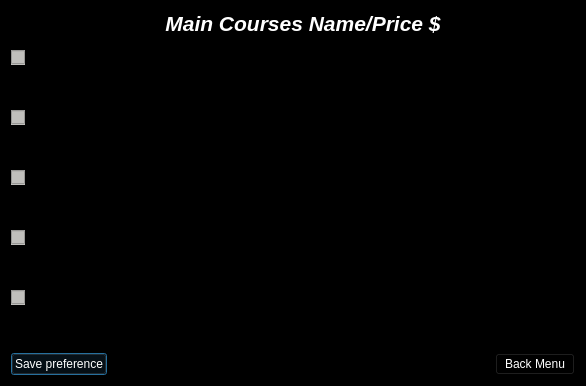
<?xml version="1.0" encoding="UTF-8"?>
<ui version="4.0">
 <class>main_courses</class>
 <widget class="QDialog" name="main_courses">
  <property name="geometry">
   <rect>
    <x>0</x>
    <y>0</y>
    <width>586</width>
    <height>386</height>
   </rect>
  </property>
  <property name="minimumSize">
   <size>
    <width>586</width>
    <height>386</height>
   </size>
  </property>
  <property name="maximumSize">
   <size>
    <width>700</width>
    <height>386</height>
   </size>
  </property>
  <property name="windowTitle">
   <string>Main Courses Menu</string>
  </property>
  <property name="windowIcon">
   <iconset theme="network-workgroup"/>
  </property>
  <property name="styleSheet">
   <string notr="true">background-color: rgb(0, 0, 0);
color: rgb(255, 255, 255);</string>
  </property>
  <layout class="QHBoxLayout" name="horizontalLayout_3">
   <item>
    <layout class="QVBoxLayout" name="verticalLayout_3">
     <item>
      <layout class="QHBoxLayout" name="horizontalLayout_2">
       <item>
        <layout class="QVBoxLayout" name="verticalLayout_2">
         <item>
          <widget class="QCheckBox" name="checkBox">
           <property name="styleSheet">
            <string notr="true">background-color: rgb(192, 191, 188);
color: rgb(0, 0, 0);</string>
           </property>
           <property name="text">
            <string/>
           </property>
          </widget>
         </item>
         <item>
          <widget class="QCheckBox" name="checkBox_2">
           <property name="styleSheet">
            <string notr="true">background-color: rgb(192, 191, 188);
color: rgb(0, 0, 0);</string>
           </property>
           <property name="text">
            <string/>
           </property>
          </widget>
         </item>
         <item>
          <widget class="QCheckBox" name="checkBox_4">
           <property name="styleSheet">
            <string notr="true">background-color: rgb(192, 191, 188);
color: rgb(0, 0, 0);</string>
           </property>
           <property name="text">
            <string/>
           </property>
          </widget>
         </item>
         <item>
          <widget class="QCheckBox" name="checkBox_3">
           <property name="styleSheet">
            <string notr="true">background-color: rgb(192, 191, 188);
color: rgb(0, 0, 0);</string>
           </property>
           <property name="text">
            <string/>
           </property>
          </widget>
         </item>
         <item>
          <widget class="QCheckBox" name="checkBox_5">
           <property name="styleSheet">
            <string notr="true">background-color: rgb(192, 191, 188);
color: rgb(0, 0, 0);</string>
           </property>
           <property name="text">
            <string/>
           </property>
          </widget>
         </item>
        </layout>
       </item>
       <item>
        <layout class="QVBoxLayout" name="verticalLayout">
         <item>
          <widget class="QLabel" name="label">
           <property name="text">
            <string>&lt;html&gt;&lt;head/&gt;&lt;body&gt;&lt;p align=&quot;center&quot;&gt;&lt;span style=&quot; font-size:16pt; font-weight:700; font-style:italic;&quot;&gt;Main Courses Name/Price $&lt;/span&gt;&lt;/p&gt;&lt;/body&gt;&lt;/html&gt;</string>
           </property>
          </widget>
         </item>
         <item>
          <widget class="QListWidget" name="main_courses_list">
           <property name="styleSheet">
            <string notr="true">color: rgb(255, 255, 255);
font: 500 italic 15pt &quot;Ubuntu&quot;;</string>
           </property>
          </widget>
         </item>
        </layout>
       </item>
      </layout>
     </item>
     <item>
      <layout class="QHBoxLayout" name="horizontalLayout">
       <item>
        <widget class="QPushButton" name="pushButton_2">
         <property name="text">
          <string>Save preference</string>
         </property>
        </widget>
       </item>
       <item>
        <spacer name="horizontalSpacer">
         <property name="orientation">
          <enum>Qt::Horizontal</enum>
         </property>
         <property name="sizeHint" stdset="0">
          <size>
           <width>115</width>
           <height>20</height>
          </size>
         </property>
        </spacer>
       </item>
       <item>
        <widget class="QPushButton" name="pushButton">
         <property name="text">
          <string>Back Menu</string>
         </property>
        </widget>
       </item>
      </layout>
     </item>
    </layout>
   </item>
  </layout>
 </widget>
 <resources/>
 <connections/>
</ui>
